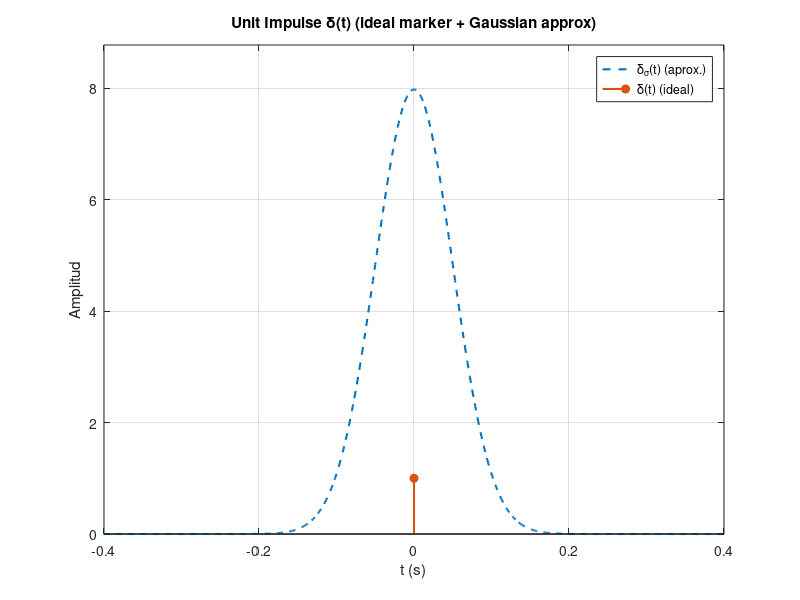
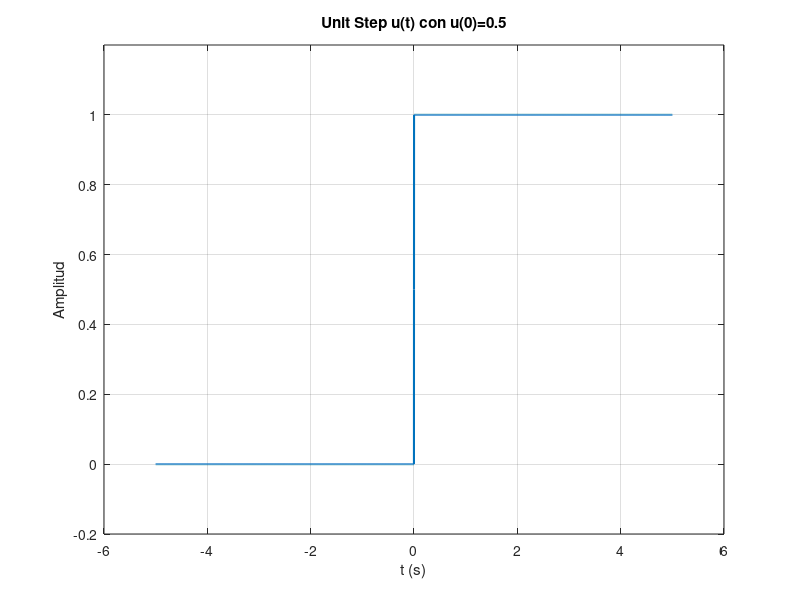
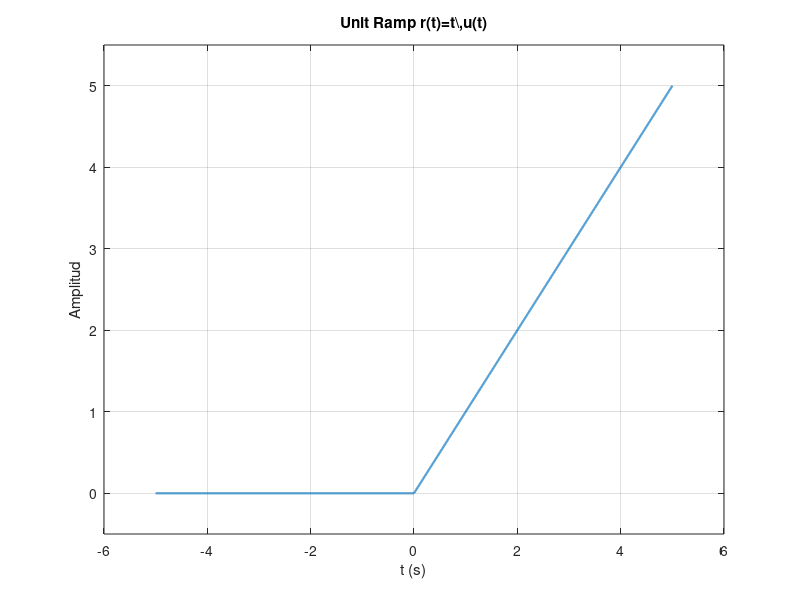
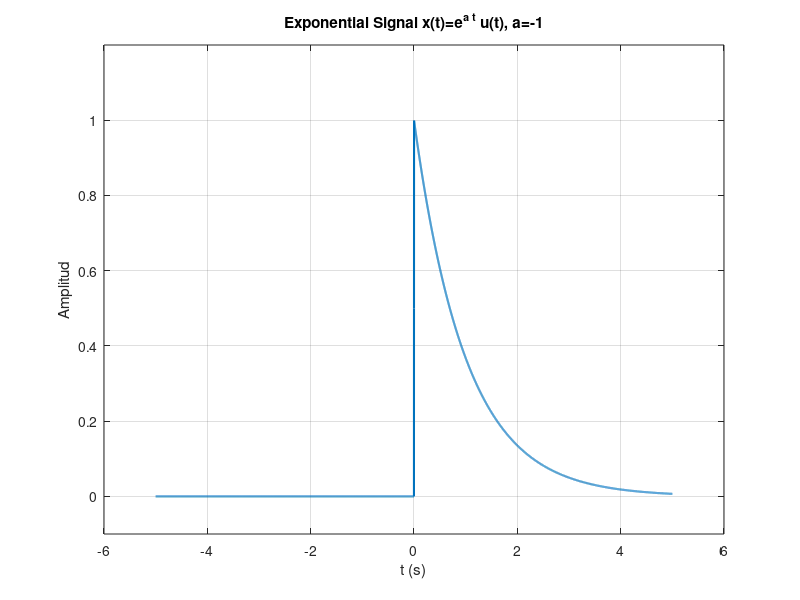

Write MATLAB code to recreate these figures, in order.
%% Continuous-time basic signals (plot + labels)
% Author: Juan Rodriguez Esteban
clear; close all; clc;

% Common time axis (dense grid to emulate continuous time)
dt = 1e-3;                 % time resolution (s)
t  = -5:dt:5;              % time vector (s)

%% Helper: unit step u(t) with u(0)=0.5 (engineering convention)
u = (t>0) + 0.5*(t==0);    % logical ops give 1/0; set half-value at t=0

%% 1) Unit Impulse δ(t)
% Note: δ(t) is not a conventional function to plot. We:
%  (a) show an idealized "arrow" at t=0 via stem, and
%  (b) overlay a narrow Gaussian with area≈1 as a visual approximation.
sigma = 0.05;                                   % narrowness of Gaussian
delta_approx = (1/(sigma*sqrt(2*pi))) * exp(-t.^2/(2*sigma^2)); % area ~ 1

figure;
plot(t, delta_approx, '--', 'LineWidth', 1.5); hold on; grid on; % approx δ(t)
stem(0, 1, 'filled', 'LineWidth', 1.5);                           % ideal marker
xlabel('t (s)'); ylabel('Amplitud');
title('Unit Impulse \delta(t) (ideal marker + Gaussian approx)');
legend('\delta_\sigma(t) (aprox.)','\delta(t) (ideal)', 'Location','best');
ylim([0, max(delta_approx)*1.1]); xlim([-0.4 0.4]);               % zoom around 0

%% 2) Unit Step u(t)
figure;
plot(t, u, 'LineWidth', 1.5); grid on;
xlabel('t (s)'); ylabel('Amplitud');
title('Unit Step u(t) con u(0)=0.5');
ylim([-0.2, 1.2]);

%% 3) Unit Ramp r(t) = t*u(t)
r = t .* u;                                     % r(t)=t para t>=0; 0 si t<0
figure;
plot(t, r, 'LineWidth', 1.5); grid on;
xlabel('t (s)'); ylabel('Amplitud');
title('Unit Ramp r(t)=t\,u(t)');
ylim([min(r)-0.5, max(r)+0.5]);

%% 4) Exponential Signal x(t)=e^{a t} u(t) (decaying example: a<0)
a = -1;                                         % tasa (negativa => decreciente)
x_exp = exp(a*t) .* u;                           % activa para t>=0
figure;
plot(t, x_exp, 'LineWidth', 1.5); grid on;
xlabel('t (s)'); ylabel('Amplitud');
title(['Exponential Signal x(t)=e^{a t} u(t), a=', num2str(a)]);
ylim([-0.1, 1.2]);

%% 5) Signum Signal sgn(t)
% sgn(t) = -1 (t<0), 0 (t=0), 1 (t>0)
sgn = sign(t);                                   % MATLAB: sign(0)=0
figure;
plot(t, sgn, 'LineWidth', 1.5); grid on;
xlabel('t (s)'); ylabel('Amplitud');
title('Signum Signal sgn(t)');
ylim([-1.2, 1.2]);

%% 6) Sinc Signal
eps0 = 1e-12;                          % tolerancia para t≈0
y_sinc = ones(size(t));                % valor en t=0 -> 1
idx = abs(t) > eps0;                   % evita 0/0
y_sinc(idx) = sin(pi*t(idx))./(pi*t(idx));

figure;
plot(t, y_sinc, 'LineWidth', 1.5); grid on;
xlabel('t (s)'); ylabel('Amplitud');
title('Sinc normalizada \mathrm{sinc}(t)=\sin(\pi t)/(\pi t)');
ylim([min(y_sinc)-0.1, 1.2]);


